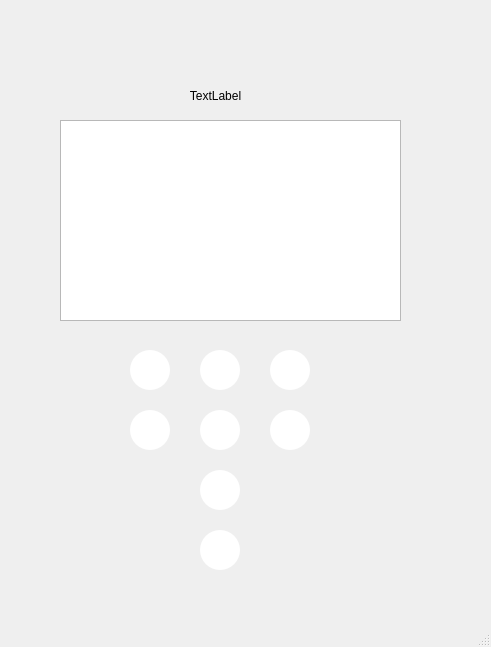
<?xml version="1.0" encoding="UTF-8"?>
<ui version="4.0">
 <class>MainWindow</class>
 <widget class="QMainWindow" name="MainWindow">
  <property name="geometry">
   <rect>
    <x>0</x>
    <y>0</y>
    <width>491</width>
    <height>647</height>
   </rect>
  </property>
  <property name="windowTitle">
   <string>MainWindow</string>
  </property>
  <widget class="QWidget" name="centralwidget">
   <widget class="QListWidget" name="mainList">
    <property name="geometry">
     <rect>
      <x>60</x>
      <y>120</y>
      <width>341</width>
      <height>201</height>
     </rect>
    </property>
   </widget>
   <widget class="QPushButton" name="upButton">
    <property name="geometry">
     <rect>
      <x>200</x>
      <y>350</y>
      <width>40</width>
      <height>40</height>
     </rect>
    </property>
    <property name="minimumSize">
     <size>
      <width>40</width>
      <height>40</height>
     </size>
    </property>
    <property name="maximumSize">
     <size>
      <width>40</width>
      <height>40</height>
     </size>
    </property>
    <property name="styleSheet">
     <string notr="true">QPushButton {
image: url(:/buttons/upButton.svg);
background-color: #ffffff;
border-radius: 20px;
}

QPushButton:pressed {
	background-color: #ffd300;
}</string>
    </property>
    <property name="text">
     <string/>
    </property>
   </widget>
   <widget class="QPushButton" name="downButton">
    <property name="geometry">
     <rect>
      <x>200</x>
      <y>470</y>
      <width>40</width>
      <height>40</height>
     </rect>
    </property>
    <property name="minimumSize">
     <size>
      <width>40</width>
      <height>40</height>
     </size>
    </property>
    <property name="maximumSize">
     <size>
      <width>40</width>
      <height>40</height>
     </size>
    </property>
    <property name="styleSheet">
     <string notr="true">QPushButton {
image: url(:/buttons/downButton.svg);
background-color: #ffffff;
border-radius: 20px;
}

QPushButton:pressed {
	background-color: #ffd300;
}</string>
    </property>
    <property name="text">
     <string/>
    </property>
   </widget>
   <widget class="QPushButton" name="leftButton">
    <property name="geometry">
     <rect>
      <x>270</x>
      <y>410</y>
      <width>40</width>
      <height>40</height>
     </rect>
    </property>
    <property name="minimumSize">
     <size>
      <width>40</width>
      <height>40</height>
     </size>
    </property>
    <property name="maximumSize">
     <size>
      <width>40</width>
      <height>40</height>
     </size>
    </property>
    <property name="styleSheet">
     <string notr="true">QPushButton {
image: url(:/buttons/rightButton.svg);
background-color: #ffffff;
border-radius: 20px;
}

QPushButton:pressed {
	background-color: #ffd300;
}</string>
    </property>
    <property name="text">
     <string/>
    </property>
   </widget>
   <widget class="QPushButton" name="rightButton">
    <property name="geometry">
     <rect>
      <x>130</x>
      <y>410</y>
      <width>40</width>
      <height>40</height>
     </rect>
    </property>
    <property name="minimumSize">
     <size>
      <width>40</width>
      <height>40</height>
     </size>
    </property>
    <property name="maximumSize">
     <size>
      <width>40</width>
      <height>40</height>
     </size>
    </property>
    <property name="styleSheet">
     <string notr="true">QPushButton {
image: url(:/buttons/leftButton.svg);
background-color: #ffffff;
border-radius: 20px;
}

QPushButton:pressed {
	background-color: #ffd300;
}</string>
    </property>
    <property name="text">
     <string/>
    </property>
   </widget>
   <widget class="QPushButton" name="backButton">
    <property name="geometry">
     <rect>
      <x>130</x>
      <y>350</y>
      <width>40</width>
      <height>40</height>
     </rect>
    </property>
    <property name="minimumSize">
     <size>
      <width>40</width>
      <height>40</height>
     </size>
    </property>
    <property name="maximumSize">
     <size>
      <width>40</width>
      <height>40</height>
     </size>
    </property>
    <property name="styleSheet">
     <string notr="true">QPushButton {
image: url(:/buttons/backButton.svg);
background-color: #ffffff;
border-radius: 20px;
}

QPushButton:pressed {
	background-color: #ffd300;
}</string>
    </property>
    <property name="text">
     <string/>
    </property>
   </widget>
   <widget class="QPushButton" name="menuButton">
    <property name="geometry">
     <rect>
      <x>270</x>
      <y>350</y>
      <width>40</width>
      <height>40</height>
     </rect>
    </property>
    <property name="minimumSize">
     <size>
      <width>40</width>
      <height>40</height>
     </size>
    </property>
    <property name="maximumSize">
     <size>
      <width>40</width>
      <height>40</height>
     </size>
    </property>
    <property name="styleSheet">
     <string notr="true">QPushButton {
image: url(:/buttons/menuButton.svg);
background-color: #ffffff;
border-radius: 20px;
}

QPushButton:pressed {
	background-color: #ffd300;
}</string>
    </property>
    <property name="text">
     <string/>
    </property>
   </widget>
   <widget class="QPushButton" name="okButton">
    <property name="geometry">
     <rect>
      <x>200</x>
      <y>410</y>
      <width>40</width>
      <height>40</height>
     </rect>
    </property>
    <property name="minimumSize">
     <size>
      <width>40</width>
      <height>40</height>
     </size>
    </property>
    <property name="maximumSize">
     <size>
      <width>40</width>
      <height>40</height>
     </size>
    </property>
    <property name="styleSheet">
     <string notr="true">QPushButton {
image: url(:/buttons/okButton.svg);
background-color: #ffffff;
border-radius: 20px;
}

QPushButton:pressed {
	background-color: #ffd300;
}</string>
    </property>
    <property name="text">
     <string/>
    </property>
   </widget>
   <widget class="QLabel" name="menuLabel">
    <property name="geometry">
     <rect>
      <x>160</x>
      <y>80</y>
      <width>111</width>
      <height>31</height>
     </rect>
    </property>
    <property name="text">
     <string>TextLabel</string>
    </property>
    <property name="alignment">
     <set>Qt::AlignCenter</set>
    </property>
   </widget>
   <widget class="QPushButton" name="powerButton">
    <property name="geometry">
     <rect>
      <x>200</x>
      <y>530</y>
      <width>40</width>
      <height>40</height>
     </rect>
    </property>
    <property name="minimumSize">
     <size>
      <width>40</width>
      <height>40</height>
     </size>
    </property>
    <property name="maximumSize">
     <size>
      <width>40</width>
      <height>40</height>
     </size>
    </property>
    <property name="styleSheet">
     <string notr="true">QPushButton {
image: url(:/buttons/powerButton.svg);
background-color: #ffffff;
border-radius: 20px;
}

QPushButton:pressed {
	background-color: #ffd300;
}</string>
    </property>
    <property name="text">
     <string/>
    </property>
   </widget>
   <widget class="QGraphicsView" name="powerOffView">
    <property name="geometry">
     <rect>
      <x>60</x>
      <y>120</y>
      <width>341</width>
      <height>201</height>
     </rect>
    </property>
    <property name="styleSheet">
     <string notr="true">background-color: rgb(0, 0, 0);</string>
    </property>
   </widget>
   <zorder>powerOffView</zorder>
   <zorder>mainList</zorder>
   <zorder>upButton</zorder>
   <zorder>downButton</zorder>
   <zorder>leftButton</zorder>
   <zorder>rightButton</zorder>
   <zorder>backButton</zorder>
   <zorder>menuButton</zorder>
   <zorder>okButton</zorder>
   <zorder>menuLabel</zorder>
   <zorder>powerButton</zorder>
  </widget>
  <widget class="QMenuBar" name="menubar">
   <property name="geometry">
    <rect>
     <x>0</x>
     <y>0</y>
     <width>491</width>
     <height>22</height>
    </rect>
   </property>
  </widget>
  <widget class="QStatusBar" name="statusbar"/>
 </widget>
 <resources/>
 <connections/>
</ui>
